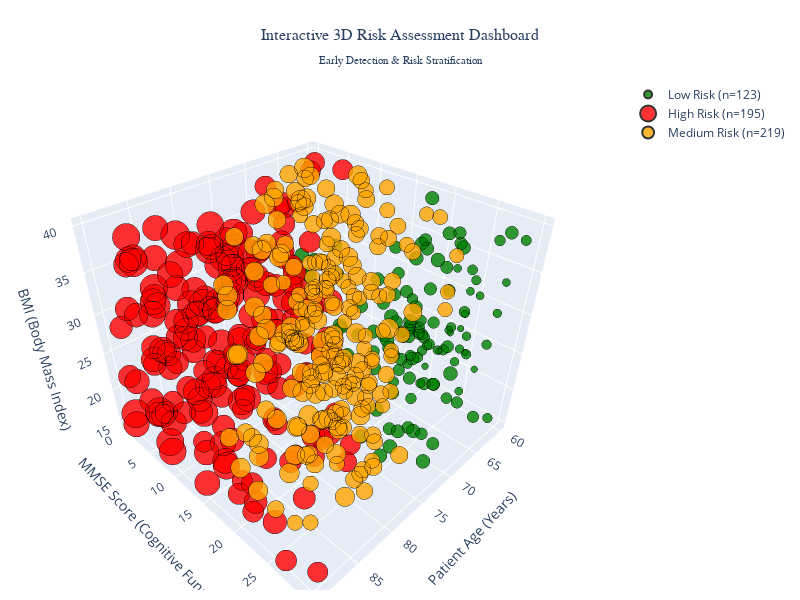
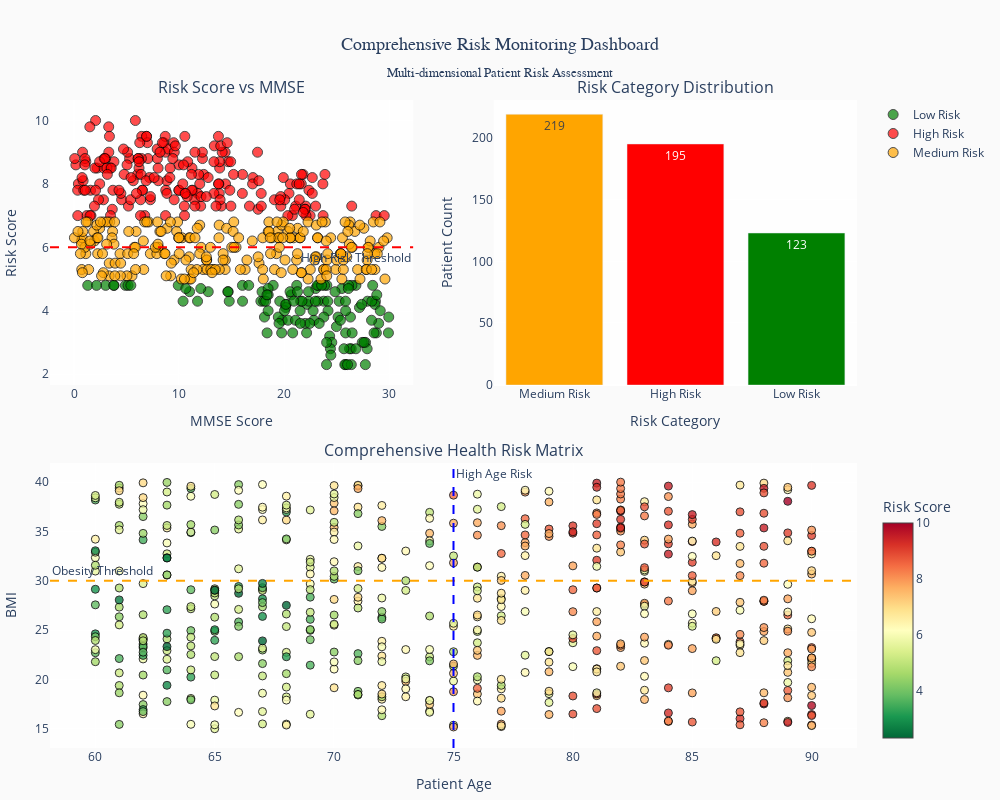

The cell these charts' notebook holds for them, in order:
### Markdown cell above
Plotly

### Code cell
# PLOTLY VISUALIZATIONS - Interactive Risk Monitoring Dashboard
print("PLOTLY INTERACTIVE RISK MONITORING DASHBOARD")
print("=" * 50)

import plotly.graph_objects as go
import plotly.express as px
from plotly.subplots import make_subplots
import plotly.colors as colors

# Visualization 1: Interactive 3D Risk Assessment Scatter Plot
print("Creating interactive 3D risk assessment visualization...")

# Create 3D scatter plot with multiple risk dimensions
fig1 = go.Figure()

# Add traces for each risk category with different colors and sizes
risk_categories = processed_df['Risk_Category'].unique()
risk_colors_plotly = {'Low Risk': 'green', 'Medium Risk': 'orange', 'High Risk': 'red'}

for risk_cat in risk_categories:
    subset = processed_df[processed_df['Risk_Category'] == risk_cat]
    
    fig1.add_trace(go.Scatter3d(
        x=subset['Patient_Age'],
        y=subset['MMSE'],
        z=subset['BMI'],
        mode='markers',
        marker=dict(
            size=subset['Risk_Score'] * 2,  # Size based on risk score
            color=risk_colors_plotly[risk_cat],
            opacity=0.8,
            line=dict(width=2, color='black')
        ),
        name=f'{risk_cat} (n={len(subset)})',
        text=[f'Patient Age: {age}<br>MMSE: {mmse}<br>BMI: {bmi}<br>Risk Score: {score}<br>Cholesterol: {chol}' 
              for age, mmse, bmi, score, chol in zip(
                  subset['Patient_Age'], subset['MMSE'], subset['BMI'], 
                  subset['Risk_Score'], subset['Cholesterol_Total'])],
        hovertemplate='<b>%{text}</b><br>Risk Category: ' + risk_cat + '<extra></extra>'
    ))

# Update layout for professional dashboard appearance
fig1.update_layout(
    title={
        'text': 'Interactive 3D Risk Assessment Dashboard<br><sub>Early Detection & Risk Stratification</sub>',
        'x': 0.5,
        'font': {'size': 16, 'family': 'Arial, sans-serif'}
    },
    scene=dict(
        xaxis_title='Patient Age (Years)',
        yaxis_title='MMSE Score (Cognitive Function)', 
        zaxis_title='BMI (Body Mass Index)',
        bgcolor='rgba(240,240,240,0.9)',
        xaxis=dict(gridcolor='white', gridwidth=2),
        yaxis=dict(gridcolor='white', gridwidth=2),
        zaxis=dict(gridcolor='white', gridwidth=2)
    ),
    width=800,
    height=600,
    margin=dict(r=20, b=10, l=10, t=80),
    paper_bgcolor='rgba(255,255,255,0.9)',
    plot_bgcolor='rgba(240,240,240,0.9)'
)

fig1.show()

# Visualization 2: Interactive Risk Monitoring Dashboard with Time-based Analysis
print("Creating comprehensive risk monitoring dashboard...")

# Create multi-panel dashboard
fig2 = make_subplots(
    rows=2, cols=2,
    specs=[[{"type": "scatter"}, {"type": "bar"}],
           [{"colspan": 2, "type": "scatter"}, None]],
    subplot_titles=('Risk Score vs MMSE', 'Risk Category Distribution', 
                   'Comprehensive Health Risk Matrix'),
    vertical_spacing=0.12,
    horizontal_spacing=0.1
)

# Panel 1: Risk Score vs MMSE with trend analysis
for risk_cat in risk_categories:
    subset = processed_df[processed_df['Risk_Category'] == risk_cat]
    fig2.add_trace(
        go.Scatter(
            x=subset['MMSE'],
            y=subset['Risk_Score'],
            mode='markers',
            marker=dict(
                size=10,
                color=risk_colors_plotly[risk_cat],
                opacity=0.7,
                line=dict(width=1, color='black')
            ),
            name=risk_cat,
            text=[f'Age: {age}<br>BMI: {bmi}<br>Functional: {func}' 
                  for age, bmi, func in zip(subset['Patient_Age'], subset['BMI'], 
                                          subset['Functional_Assessment'])],
            hovertemplate='<b>MMSE: %{x}</b><br>Risk Score: %{y}<br>%{text}<extra></extra>',
            showlegend=True
        ),
        row=1, col=1
    )

# Panel 2: Risk category distribution bar chart
risk_counts = processed_df['Risk_Category'].value_counts()
fig2.add_trace(
    go.Bar(
        x=risk_counts.index,
        y=risk_counts.values,
        marker_color=[risk_colors_plotly[cat] for cat in risk_counts.index],
        text=risk_counts.values,
        textposition='auto',
        name='Patient Count',
        showlegend=False
    ),
    row=1, col=2
)

# Panel 3: Comprehensive health matrix (Age vs BMI, colored by risk)
fig2.add_trace(
    go.Scatter(
        x=processed_df['Patient_Age'],
        y=processed_df['BMI'],
        mode='markers',
        marker=dict(
            size=8,
            color=processed_df['Risk_Score'],
            colorscale='RdYlGn_r',
            colorbar=dict(
                title="Risk Score",
                x=1.02,
                len=0.4,
                y=0.2
            ),
            opacity=0.8,
            line=dict(width=1, color='black')
        ),
        text=[f'MMSE: {mmse}<br>Cholesterol: {chol}<br>Functional: {func}<br>Risk Category: {cat}' 
              for mmse, chol, func, cat in zip(
                  processed_df['MMSE'], processed_df['Cholesterol_Total'], 
                  processed_df['Functional_Assessment'], processed_df['Risk_Category'])],
        hovertemplate='<b>Age: %{x}</b><br>BMI: %{y}<br>%{text}<extra></extra>',
        name='Health Matrix',
        showlegend=False
    ),
    row=2, col=1
)

# Add reference lines for clinical thresholds
# MMSE threshold line
fig2.add_hline(y=6, line_dash="dash", line_color="red", 
               annotation_text="High Risk Threshold", 
               annotation_position="bottom right", row=1, col=1)

# BMI threshold lines
fig2.add_hline(y=30, line_dash="dash", line_color="orange", 
               annotation_text="Obesity Threshold", 
               annotation_position="top left", row=2, col=1)
fig2.add_vline(x=75, line_dash="dash", line_color="blue", 
               annotation_text="High Age Risk", 
               annotation_position="top right", row=2, col=1)

# Update layout for dashboard appearance
fig2.update_layout(
    title={
        'text': 'Comprehensive Risk Monitoring Dashboard<br><sub>Multi-dimensional Patient Risk Assessment</sub>',
        'x': 0.5,
        'font': {'size': 18, 'family': 'Arial, sans-serif'}
    },
    width=1000,
    height=800,
    margin=dict(r=100, b=10, l=10, t=100),
    paper_bgcolor='rgba(250,250,250,0.95)',
    plot_bgcolor='rgba(255,255,255,0.9)'
)

# Update axes labels
fig2.update_xaxes(title_text="MMSE Score", row=1, col=1)
fig2.update_yaxes(title_text="Risk Score", row=1, col=1)
fig2.update_xaxes(title_text="Risk Category", row=1, col=2)
fig2.update_yaxes(title_text="Patient Count", row=1, col=2)
fig2.update_xaxes(title_text="Patient Age", row=2, col=1)
fig2.update_yaxes(title_text="BMI", row=2, col=1)

fig2.show()

# Display key dashboard metrics
print(f"\nInteractive Dashboard Key Metrics:")
print("=" * 45)
print(f"• Total Patients Monitored: {len(processed_df)}")
print(f"• High Risk Alerts: {len(processed_df[processed_df['Risk_Category'] == 'High Risk'])}")
print(f"• Early Detection Flags: {processed_df['Early_Detection_Flag'].sum()}")
print(f"• Average Risk Score: {processed_df['Risk_Score'].mean():.2f}")
print(f"• Patients Requiring Immediate Intervention: {len(processed_df[processed_df['Risk_Score'] >= 7])}")
print(f"• Cognitive Impairment Cases (MMSE < 18): {len(processed_df[processed_df['MMSE'] < 18])}")
print("=" * 50)

### Figure 1 — Plotly figure (JSON) as saved in the notebook; plotly's stock layout.template omitted (floating-point values rounded to 4 significant figures; data arrays with more than 128 entries replaced by an {"elided": "..."} marker saying what was removed)
{"data": [{"hovertemplate": "<b>%{text}</b><br>Risk Category: Low Risk<extra></extra>", "marker": {"color": "green", "line": {"color": "black", "width": 2}, "opacity": 0.8, "size": [9.6, 6.6, 7.6, 8.6, 7.4, 5.6, 8.0, 6.6, 6.4, 6.6, 8.6, 9.6, 9.2, 8.4, 4.6, 7.4, 9.4, 8.6, 9.6, 6.0, 6.0, 8.6, 8.6, 4.6, 9.6, 7.2, 7.2, 8.2, 8.6, 7.0, 8.6, 5.6, 8.6, 6.6, 9.6, 7.6, 9.6, 8.6, 6.6, 7.4, 8.0, 8.4, 7.4, 7.6, 7.2, 8.0, 9.4, 7.6, 7.6, 8.6, 9.6, 8.6, 9.6, 6.0, 9.6, 7.4, 9.6, 9.2, 9.6, 9.6, 7.6, 8.0, 9.4, 9.2, 9.2, 7.2, 8.6, 5.6, 8.6, 6.6, 9.0, 9.6, 9.0, 7.2, 9.4, 8.0, 9.6, 9.2, 8.2, 9.2, 8.6, 6.0, 8.0, 5.2, 5.6, 8.6, 8.4, 9.6, 5.6, 4.6, 8.6, 8.4, 8.6, 9.6, 9.6, 8.6, 7.4, 8.6, 9.2, 7.2, 4.6, 9.6, 8.6, 9.2, 9.6, 6.0, 4.6, 4.6, 9.0, 6.6, 9.6, 9.6, 9.4, 6.6, 9.0, 9.4, 8.0, 8.4, 9.2, 8.6, 5.6, 9.6, 6.6]}, "mode": "markers", "name": "Low Risk (n=123)", "text": ["Patient Age: 61<br>MMSE: 4.88<br>BMI: 29.27<br>Risk Score: 4.8<br>Cholesterol: 172.68", "Patient Age: 62<br>MMSE: 18.39<br>BMI: 23.59<br>Risk Score: 3.3<br>Cholesterol: 202.64", "Patient Age: 60<br>MMSE: 18.14<br>BMI: 22.71<br>Risk Score: 3.8<br>Cholesterol: 151.72", "Patient Age: 66<br>MMSE: 21.59<br>BMI: 37.74<br>Risk Score: 4.3<br>Cholesterol: 188.79", "Patient Age: 66<br>MMSE: 19.83<br>BMI: 25.83<br>Risk Score: 3.7<br>Cholesterol: 193.77", "Patient Age: 63<br>MMSE: 26.41<br>BMI: 19.41<br>Risk Score: 2.8<br>Cholesterol: 207.02", "Patient Age: 72<br>MMSE: 24.2<br>BMI: 26.3<br>Risk Score: 4.0<br>Cholesterol: 229.47", "Patient Age: 64<br>MMSE: 19.78<br>BMI: 20.24<br>Risk Score: 3.3<br>Cholesterol: 192.49", "Patient Age: 68<br>MMSE: 24.36<br>BMI: 22.3<br>Risk Score: 3.2<br>Cholesterol: 285.62", "Patient Age: 66<br>MMSE: 25.88<br>BMI: 29.42<br>Risk Score: 3.3<br>Cholesterol: 270.21", "Patient Age: 67<br>MMSE: 17.8<br>BMI: 29.15<br>Risk Score: 4.3<br>Cholesterol: 187.06", "Patient Age: 75<br>MMSE: 24.09<br>BMI: 22.81<br>Risk Score: 4.8<br>Cholesterol: 286.7", "Patient Age: 67<br>MMSE: 14.68<br>BMI: 27.36<br>Risk Score: 4.6<br>Cholesterol: 247.51", "Patient Age: 69<br>MMSE: 22.21<br>BMI: 24.98<br>Risk Score: 4.2<br>Cholesterol: 299.89", "Patient Age: 66<br>MMSE: 25.89<br>BMI: 28.73<br>Risk Score: 2.3<br>Cholesterol: 186.98", "Patient Age: 63<br>MMSE: 20.38<br>BMI: 20.97<br>Risk Score: 3.7<br>Cholesterol: 209.78", "Patient Age: 61<br>MMSE: 23.03<br>BMI: 35.6<br>Risk Score: 4.7<br>Cholesterol: 232.59", "Patient Age: 65<br>MMSE: 23.79<br>BMI: 35.14<br>Risk Score: 4.3<br>Cholesterol: 227.27", "Patient Age: 74<br>MMSE: 18.97<br>BMI: 26.43<br>Risk Score: 4.8<br>Cholesterol: 158.87", "Patient Age: 60<br>MMSE: 24.56<br>BMI: 24.62<br>Risk Score: 3.0<br>Cholesterol: 257.99", "Patient Age: 67<br>MMSE: 27.78<br>BMI: 28.17<br>Risk Score: 3.0<br>Cholesterol: 174.42", "Patient Age: 67<br>MMSE: 11.76<br>BMI: 22.98<br>Risk Score: 4.3<br>Cholesterol: 201.35", "Patient Age: 66<br>MMSE: 25.26<br>BMI: 39.74<br>Risk Score: 4.3<br>Cholesterol: 272.93", "Patient Age: 62<br>MMSE: 25.8<br>BMI: 24.04<br>Risk Score: 2.3<br>Cholesterol: 174.64", "Patient Age: 64<br>MMSE: 16.04<br>BMI: 22.53<br>Risk Score: 4.8<br>Cholesterol: 293.22", "Patient Age: 69<br>MMSE: 22.02<br>BMI: 28.34<br>Risk Score: 3.6<br>Cholesterol: 268.68", "Patient Age: 60<br>MMSE: 29.03<br>BMI: 38.18<br>Risk Score: 3.6<br>Cholesterol: 241.42", "Patient Age: 71<br>MMSE: 27.2<br>BMI: 18.8<br>Risk Score: 4.1<br>Cholesterol: 267.77", "Patient Age: 66<br>MMSE: 18.07<br>BMI: 35.65<br>Risk Score: 4.3<br>Cholesterol: 228.27", "Patient Age: 62<br>MMSE: 25.0<br>BMI: 34.15<br>Risk Score: 3.5<br>Cholesterol: 251.58", "Patient Age: 62<br>MMSE: 22.36<br>BMI: 17.46<br>Risk Score: 4.3<br>Cholesterol: 167.56", "Patient Age: 64<br>MMSE: 24.43<br>BMI: 34.88<br>Risk Score: 2.8<br>Cholesterol: 222.51", "Patient Age: 69<br>MMSE: 16.05<br>BMI: 25.06<br>Risk Score: 4.3<br>Cholesterol: 167.4", "Patient Age: 62<br>MMSE: 29.96<br>BMI: 16.95<br>Risk Score: 3.3<br>Cholesterol: 215.41", "Patient Age: 68<br>MMSE: 5.13<br>BMI: 26.63<br>Risk Score: 4.8<br>Cholesterol: 172.5", "Patient Age: 70<br>MMSE: 25.16<br>BMI: 30.17<br>Risk Score: 3.8<br>Cholesterol: 183.83", "Patient Age: 72<br>MMSE: 28.46<br>BMI: 16.33<br>Risk Score: 4.8<br>Cholesterol: 286.88", "Patient Age: 72<br>MMSE: 24.17<br>BMI: 35.5<br>Risk Score: 4.3<br>Cholesterol: 202.23", "Patient Age: 62<br>MMSE: 20.83<br>BMI: 22.44<br>Risk Score: 3.3<br>Cholesterol: 214.44", "Patient Age: 67<br>MMSE: 22.86<br>BMI: 29.3<br>Risk Score: 3.7<br>Cholesterol: 214.99", "Patient Age: 64<br>MMSE: 21.54<br>BMI: 24.95<br>Risk Score: 4.0<br>Cholesterol: 275.93", "Patient Age: 65<br>MMSE: 20.21<br>BMI: 24.88<br>Risk Score: 4.2<br>Cholesterol: 297.73", "Patient Age: 64<br>MMSE: 28.35<br>BMI: 39.35<br>Risk Score: 3.7<br>Cholesterol: 214.93", "Patient Age: 64<br>MMSE: 19.46<br>BMI: 29.09<br>Risk Score: 3.8<br>Cholesterol: 150.19", "Patient Age: 61<br>MMSE: 22.46<br>BMI: 22.12<br>Risk Score: 3.6<br>Cholesterol: 260.63", "Patient Age: 67<br>MMSE: 22.78<br>BMI: 27.79<br>Risk Score: 4.0<br>Cholesterol: 175.64", "Patient Age: 79<br>MMSE: 25.52<br>BMI: 22.83<br>Risk Score: 4.7<br>Cholesterol: 209.22", "Patient Age: 60<br>MMSE: 23.8<br>BMI: 27.56<br>Risk Score: 3.8<br>Cholesterol: 284.83", "Patient Age: 74<br>MMSE: 26.34<br>BMI: 33.78<br>Risk Score: 3.8<br>Cholesterol: 235.27", "Patient Age: 71<br>MMSE: 28.72<br>BMI: 18.43<br>Risk Score: 4.3<br>Cholesterol: 189.98", "Patient Age: 65<br>MMSE: 3.0<br>BMI: 28.76<br>Risk Score: 4.8<br>Cholesterol: 200.67", "Patient Age: 70<br>MMSE: 19.6<br>BMI: 22.78<br>Risk Score: 4.3<br>Cholesterol: 166.68", "Patient Age: 61<br>MMSE: 23.87<br>BMI: 19.39<br>Risk Score: 4.8<br>Cholesterol: 275.14", "Patient Age: 65<br>MMSE: 24.07<br>BMI: 25.04<br>Risk Score: 3.0<br>Cholesterol: 277.64", "Patient Age: 60<br>MMSE: 16.64<br>BMI: 31.57<br>Risk Score: 4.8<br>Cholesterol: 195.47", "Patient Age: 71<br>MMSE: 25.38<br>BMI: 22.62<br>Risk Score: 3.7<br>Cholesterol: 203.41", "Patient Age: 63<br>MMSE: 5.4<br>BMI: 24.11<br>Risk Score: 4.8<br>Cholesterol: 235.09", "Patient Age: 62<br>MMSE: 17.91<br>BMI: 23.2<br>Risk Score: 4.6<br>Cholesterol: 267.36", "Patient Age: 76<br>MMSE: 26.86<br>BMI: 20.28<br>Risk Score: 4.8<br>Cholesterol: 154.31", "Patient Age: 66<br>MMSE: 23.28<br>BMI: 36.16<br>Risk Score: 4.8<br>Cholesterol: 152.72", "Patient Age: 72<br>MMSE: 29.99<br>BMI: 26.12<br>Risk Score: 3.8<br>Cholesterol: 152.54", "Patient Age: 62<br>MMSE: 25.88<br>BMI: 16.75<br>Risk Score: 4.0<br>Cholesterol: 263.38", "Patient Age: 61<br>MMSE: 18.49<br>BMI: 39.67<br>Risk Score: 4.7<br>Cholesterol: 183.24", "Patient Age: 62<br>MMSE: 12.78<br>BMI: 20.45<br>Risk Score: 4.6<br>Cholesterol: 266.68", "Patient Age: 60<br>MMSE: 14.65<br>BMI: 21.8<br>Risk Score: 4.6<br>Cholesterol: 279.68", "Patient Age: 69<br>MMSE: 23.36<br>BMI: 26.09<br>Risk Score: 3.6<br>Cholesterol: 267.56", "Patient Age: 63<br>MMSE: 21.72<br>BMI: 17.76<br>Risk Score: 4.3<br>Cholesterol: 231.55", "Patient Age: 60<br>MMSE: 27.93<br>BMI: 33.04<br>Risk Score: 2.8<br>Cholesterol: 214.57", "Patient Age: 71<br>MMSE: 27.96<br>BMI: 36.8<br>Risk Score: 4.3<br>Cholesterol: 186.43", "Patient Age: 68<br>MMSE: 28.81<br>BMI: 36.96<br>Risk Score: 3.3<br>Cholesterol: 238.03", "Patient Age: 65<br>MMSE: 20.7<br>BMI: 29.05<br>Risk Score: 4.5<br>Cholesterol: 150.44", "Patient Age: 70<br>MMSE: 21.22<br>BMI: 30.44<br>Risk Score: 4.8<br>Cholesterol: 200.07", "Patient Age: 62<br>MMSE: 18.5<br>BMI: 34.8<br>Risk Score: 4.5<br>Cholesterol: 271.43", "Patient Age: 62<br>MMSE: 19.53<br>BMI: 23.36<br>Risk Score: 3.6<br>Cholesterol: 278.91", "Patient Age: 61<br>MMSE: 12.07<br>BMI: 27.33<br>Risk Score: 4.7<br>Cholesterol: 226.95", "Patient Age: 69<br>MMSE: 18.49<br>BMI: 24.03<br>Risk Score: 4.0<br>Cholesterol: 237.87", "Patient Age: 77<br>MMSE: 26.48<br>BMI: 19.41<br>Risk Score: 4.8<br>Cholesterol: 223.03", "Patient Age: 72<br>MMSE: 24.87<br>BMI: 18.25<br>Risk Score: 4.6<br>Cholesterol: 244.63", "Patient Age: 68<br>MMSE: 20.17<br>BMI: 34.24<br>Risk Score: 4.1<br>Cholesterol: 261.48", "Patient Age: 68<br>MMSE: 11.0<br>BMI: 20.59<br>Risk Score: 4.6<br>Cholesterol: 265.88", "Patient Age: 67<br>MMSE: 10.38<br>BMI: 21.61<br>Risk Score: 4.3<br>Cholesterol: 165.66", "Patient Age: 67<br>MMSE: 27.46<br>BMI: 26.39<br>Risk Score: 3.0<br>Cholesterol: 176.48", "Patient Age: 60<br>MMSE: 20.05<br>BMI: 24.33<br>Risk Score: 4.0<br>Cholesterol: 172.44", "Patient Age: 61<br>MMSE: 24.47<br>BMI: 28.06<br>Risk Score: 2.6<br>Cholesterol: 270.94", "Patient Age: 67<br>MMSE: 26.25<br>BMI: 29.73<br>Risk Score: 2.8<br>Cholesterol: 152.97", "Patient Age: 61<br>MMSE: 18.25<br>BMI: 15.45<br>Risk Score: 4.3<br>Cholesterol: 237.25", "Patient Age: 71<br>MMSE: 28.68<br>BMI: 31.02<br>Risk Score: 4.2<br>Cholesterol: 177.94", "Patient Age: 62<br>MMSE: 1.29<br>BMI: 23.92<br>Risk Score: 4.8<br>Cholesterol: 219.94", "Patient Age: 63<br>MMSE: 25.72<br>BMI: 32.33<br>Risk Score: 2.8<br>Cholesterol: 199.7", "Patient Age: 65<br>MMSE: 26.42<br>BMI: 29.03<br>Risk Score: 2.3<br>Cholesterol: 162.7", "Patient Age: 72<br>MMSE: 28.38<br>BMI: 26.88<br>Risk Score: 4.3<br>Cholesterol: 279.4", "Patient Age: 66<br>MMSE: 20.17<br>BMI: 25.38<br>Risk Score: 4.2<br>Cholesterol: 151.14", "Patient Age: 75<br>MMSE: 25.87<br>BMI: 21.35<br>Risk Score: 4.3<br>Cholesterol: 173.81", "Patient Age: 62<br>MMSE: 2.13<br>BMI: 26.56<br>Risk Score: 4.8<br>Cholesterol: 226.84", "Patient Age: 60<br>MMSE: 3.8<br>BMI: 23.95<br>Risk Score: 4.8<br>Cholesterol: 191.64", "Patient Age: 62<br>MMSE: 23.22<br>BMI: 36.5<br>Risk Score: 4.3<br>Cholesterol: 235.71", "Patient Age: 62<br>MMSE: 21.1<br>BMI: 22.76<br>Risk Score: 3.7<br>Cholesterol: 211.95", "Patient Age: 61<br>MMSE: 14.78<br>BMI: 26.35<br>Risk Score: 4.3<br>Cholesterol: 189.0", "Patient Age: 64<br>MMSE: 20.58<br>BMI: 35.69<br>Risk Score: 4.6<br>Cholesterol: 277.0", "Patient Age: 69<br>MMSE: 21.56<br>BMI: 21.45<br>Risk Score: 3.6<br>Cholesterol: 257.83", "Patient Age: 68<br>MMSE: 26.06<br>BMI: 27.51<br>Risk Score: 2.3<br>Cholesterol: 173.75", "Patient Age: 65<br>MMSE: 3.77<br>BMI: 26.31<br>Risk Score: 4.8<br>Cholesterol: 197.73", "Patient Age: 63<br>MMSE: 20.94<br>BMI: 30.6<br>Risk Score: 4.3<br>Cholesterol: 281.84", "Patient Age: 70<br>MMSE: 21.29<br>BMI: 26.53<br>Risk Score: 4.6<br>Cholesterol: 269.9", "Patient Age: 76<br>MMSE: 26.16<br>BMI: 31.37<br>Risk Score: 4.8<br>Cholesterol: 234.35", "Patient Age: 60<br>MMSE: 27.64<br>BMI: 29.14<br>Risk Score: 3.0<br>Cholesterol: 168.5", "Patient Age: 63<br>MMSE: 27.76<br>BMI: 23.33<br>Risk Score: 2.3<br>Cholesterol: 227.35", "Patient Age: 67<br>MMSE: 24.06<br>BMI: 23.91<br>Risk Score: 2.3<br>Cholesterol: 171.98", "Patient Age: 61<br>MMSE: 18.38<br>BMI: 18.65<br>Risk Score: 4.5<br>Cholesterol: 248.1", "Patient Age: 63<br>MMSE: 28.59<br>BMI: 27.07<br>Risk Score: 3.3<br>Cholesterol: 254.87", "Patient Age: 73<br>MMSE: 23.17<br>BMI: 30.01<br>Risk Score: 4.8<br>Cholesterol: 203.18", "Patient Age: 66<br>MMSE: 9.92<br>BMI: 29.19<br>Risk Score: 4.8<br>Cholesterol: 236.9", "Patient Age: 71<br>MMSE: 26.14<br>BMI: 18.49<br>Risk Score: 4.7<br>Cholesterol: 190.07", "Patient Age: 63<br>MMSE: 26.5<br>BMI: 24.69<br>Risk Score: 3.3<br>Cholesterol: 262.64", "Patient Age: 63<br>MMSE: 28.85<br>BMI: 39.96<br>Risk Score: 4.5<br>Cholesterol: 157.7", "Patient Age: 66<br>MMSE: 10.64<br>BMI: 22.31<br>Risk Score: 4.7<br>Cholesterol: 192.21", "Patient Age: 64<br>MMSE: 29.18<br>BMI: 17.94<br>Risk Score: 4.0<br>Cholesterol: 218.69", "Patient Age: 74<br>MMSE: 27.41<br>BMI: 21.89<br>Risk Score: 4.2<br>Cholesterol: 291.99", "Patient Age: 63<br>MMSE: 22.34<br>BMI: 37.66<br>Risk Score: 4.6<br>Cholesterol: 251.35", "Patient Age: 71<br>MMSE: 22.99<br>BMI: 21.91<br>Risk Score: 4.3<br>Cholesterol: 168.98", "Patient Age: 63<br>MMSE: 26.86<br>BMI: 32.3<br>Risk Score: 2.8<br>Cholesterol: 196.85", "Patient Age: 70<br>MMSE: 23.59<br>BMI: 31.0<br>Risk Score: 4.8<br>Cholesterol: 195.33", "Patient Age: 65<br>MMSE: 22.16<br>BMI: 23.97<br>Risk Score: 3.3<br>Cholesterol: 194.89"], "type": "scatter3d", "x": [61, 62, 60, 66, 66, 63, 72, 64, 68, 66, 67, 75, 67, 69, 66, 63, 61, 65, 74, 60, 67, 67, 66, 62, 64, 69, 60, 71, 66, 62, 62, 64, 69, 62, 68, 70, 72, 72, 62, 67, 64, 65, 64, 64, 61, 67, 79, 60, 74, 71, 65, 70, 61, 65, 60, 71, 63, 62, 76, 66, 72, 62, 61, 62, 60, 69, 63, 60, 71, 68, 65, 70, 62, 62, 61, 69, 77, 72, 68, 68, 67, 67, 60, 61, 67, 61, 71, 62, 63, 65, 72, 66, 75, 62, 60, 62, 62, 61, 64, 69, 68, 65, 63, 70, 76, 60, 63, 67, 61, 63, 73, 66, 71, 63, 63, 66, 64, 74, 63, 71, 63, 70, 65], "y": [4.88, 18.39, 18.14, 21.59, 19.83, 26.41, 24.2, 19.78, 24.36, 25.88, 17.8, 24.09, 14.68, 22.21, 25.89, 20.38, 23.03, 23.79, 18.97, 24.56, 27.78, 11.76, 25.26, 25.8, 16.04, 22.02, 29.03, 27.2, 18.07, 25.0, 22.36, 24.43, 16.05, 29.96, 5.13, 25.16, 28.46, 24.17, 20.83, 22.86, 21.54, 20.21, 28.35, 19.46, 22.46, 22.78, 25.52, 23.8, 26.34, 28.72, 3.0, 19.6, 23.87, 24.07, 16.64, 25.38, 5.4, 17.91, 26.86, 23.28, 29.99, 25.88, 18.49, 12.78, 14.65, 23.36, 21.72, 27.93, 27.96, 28.81, 20.7, 21.22, 18.5, 19.53, 12.07, 18.49, 26.48, 24.87, 20.17, 11.0, 10.38, 27.46, 20.05, 24.47, 26.25, 18.25, 28.68, 1.29, 25.72, 26.42, 28.38, 20.17, 25.87, 2.13, 3.8, 23.22, 21.1, 14.78, 20.58, 21.56, 26.06, 3.77, 20.94, 21.29, 26.16, 27.64, 27.76, 24.06, 18.38, 28.59, 23.17, 9.92, 26.14, 26.5, 28.85, 10.64, 29.18, 27.41, 22.34, 22.99, 26.86, 23.59, 22.16], "z": [29.27, 23.59, 22.71, 37.74, 25.83, 19.41, 26.3, 20.24, 22.3, 29.42, 29.15, 22.81, 27.36, 24.98, 28.73, 20.97, 35.6, 35.14, 26.43, 24.62, 28.17, 22.98, 39.74, 24.04, 22.53, 28.34, 38.18, 18.8, 35.65, 34.15, 17.46, 34.88, 25.06, 16.95, 26.63, 30.17, 16.33, 35.5, 22.44, 29.3, 24.95, 24.88, 39.35, 29.09, 22.12, 27.79, 22.83, 27.56, 33.78, 18.43, 28.76, 22.78, 19.39, 25.04, 31.57, 22.62, 24.11, 23.2, 20.28, 36.16, 26.12, 16.75, 39.67, 20.45, 21.8, 26.09, 17.76, 33.04, 36.8, 36.96, 29.05, 30.44, 34.8, 23.36, 27.33, 24.03, 19.41, 18.25, 34.24, 20.59, 21.61, 26.39, 24.33, 28.06, 29.73, 15.45, 31.02, 23.92, 32.33, 29.03, 26.88, 25.38, 21.35, 26.56, 23.95, 36.5, 22.76, 26.35, 35.69, 21.45, 27.51, 26.31, 30.6, 26.53, 31.37, 29.14, 23.33, 23.91, 18.65, 27.07, 30.01, 29.19, 18.49, 24.69, 39.96, 22.31, 17.94, 21.89, 37.66, 21.91, 32.3, 31.0, 23.97]}, {"hovertemplate": "<b>%{text}</b><br>Risk Category: High Risk<extra></extra>", "marker": {"color": "red", "line": {"color": "black", "width": 2}, "opacity": 0.8, "size": {"elided": "195 float values"}}, "mode": "markers", "name": "High Risk (n=195)", "text": {"elided": "195 str values"}, "type": "scatter3d", "x": {"elided": "195 int values"}, "y": {"elided": "195 float values"}, "z": {"elided": "195 float values"}}, {"hovertemplate": "<b>%{text}</b><br>Risk Category: Medium Risk<extra></extra>", "marker": {"color": "orange", "line": {"color": "black", "width": 2}, "opacity": 0.8, "size": {"elided": "219 float values"}}, "mode": "markers", "name": "Medium Risk (n=219)", "text": {"elided": "219 str values"}, "type": "scatter3d", "x": {"elided": "219 int values"}, "y": {"elided": "219 float values"}, "z": {"elided": "219 float values"}}], "layout": {"height": 600, "margin": {"b": 10, "l": 10, "r": 20, "t": 80}, "paper_bgcolor": "rgba(255,255,255,0.9)", "plot_bgcolor": "rgba(240,240,240,0.9)", "scene": {"bgcolor": "rgba(240,240,240,0.9)", "xaxis": {"gridcolor": "white", "gridwidth": 2, "title": {"text": "Patient Age (Years)"}}, "yaxis": {"gridcolor": "white", "gridwidth": 2, "title": {"text": "MMSE Score (Cognitive Function)"}}, "zaxis": {"gridcolor": "white", "gridwidth": 2, "title": {"text": "BMI (Body Mass Index)"}}}, "title": {"font": {"family": "Arial, sans-serif", "size": 16}, "text": "Interactive 3D Risk Assessment Dashboard<br><sub>Early Detection & Risk Stratification</sub>", "x": 0.5}, "width": 800}}

### Figure 2 — Plotly figure (JSON) as saved in the notebook; plotly's stock layout.template omitted (floating-point values rounded to 4 significant figures; data arrays with more than 128 entries replaced by an {"elided": "..."} marker saying what was removed)
{"data": [{"hovertemplate": "<b>MMSE: %{x}</b><br>Risk Score: %{y}<br>%{text}<extra></extra>", "marker": {"color": "green", "line": {"color": "black", "width": 1}, "opacity": 0.7, "size": 10}, "mode": "markers", "name": "Low Risk", "showlegend": true, "text": ["Age: 61<br>BMI: 29.27<br>Functional: 8", "Age: 62<br>BMI: 23.59<br>Functional: 5", "Age: 60<br>BMI: 22.71<br>Functional: 5", "Age: 66<br>BMI: 37.74<br>Functional: 9", "Age: 66<br>BMI: 25.83<br>Functional: 4", "Age: 63<br>BMI: 19.41<br>Functional: 9", "Age: 72<br>BMI: 26.3<br>Functional: 0", "Age: 64<br>BMI: 20.24<br>Functional: 7", "Age: 68<br>BMI: 22.3<br>Functional: 4", "Age: 66<br>BMI: 29.42<br>Functional: 0", "Age: 67<br>BMI: 29.15<br>Functional: 9", "Age: 75<br>BMI: 22.81<br>Functional: 7", "Age: 67<br>BMI: 27.36<br>Functional: 6", "Age: 69<br>BMI: 24.98<br>Functional: 4", "Age: 66<br>BMI: 28.73<br>Functional: 8", "Age: 63<br>BMI: 20.97<br>Functional: 3", "Age: 61<br>BMI: 35.6<br>Functional: 3", "Age: 65<br>BMI: 35.14<br>Functional: 6", "Age: 74<br>BMI: 26.43<br>Functional: 5", "Age: 60<br>BMI: 24.62<br>Functional: 4", "Age: 67<br>BMI: 28.17<br>Functional: 0", "Age: 67<br>BMI: 22.98<br>Functional: 9", "Age: 66<br>BMI: 39.74<br>Functional: 0", "Age: 62<br>BMI: 24.04<br>Functional: 9", "Age: 64<br>BMI: 22.53<br>Functional: 6", "Age: 69<br>BMI: 28.34<br>Functional: 5", "Age: 60<br>BMI: 38.18<br>Functional: 8", "Age: 71<br>BMI: 18.8<br>Functional: 6", "Age: 66<br>BMI: 35.65<br>Functional: 7", "Age: 62<br>BMI: 34.15<br>Functional: 3", "Age: 62<br>BMI: 17.46<br>Functional: 5", "Age: 64<br>BMI: 34.88<br>Functional: 5", "Age: 69<br>BMI: 25.06<br>Functional: 6", "Age: 62<br>BMI: 16.95<br>Functional: 6", "Age: 68<br>BMI: 26.63<br>Functional: 7", "Age: 70<br>BMI: 30.17<br>Functional: 5", "Age: 72<br>BMI: 16.33<br>Functional: 8", "Age: 72<br>BMI: 35.5<br>Functional: 6", "Age: 62<br>BMI: 22.44<br>Functional: 9", "Age: 67<br>BMI: 29.3<br>Functional: 4", "Age: 64<br>BMI: 24.95<br>Functional: 4", "Age: 65<br>BMI: 24.88<br>Functional: 4", "Age: 64<br>BMI: 39.35<br>Functional: 3", "Age: 64<br>BMI: 29.09<br>Functional: 7", "Age: 61<br>BMI: 22.12<br>Functional: 9", "Age: 67<br>BMI: 27.79<br>Functional: 0", "Age: 79<br>BMI: 22.83<br>Functional: 3", "Age: 60<br>BMI: 27.56<br>Functional: 9", "Age: 74<br>BMI: 33.78<br>Functional: 8", "Age: 71<br>BMI: 18.43<br>Functional: 6", "Age: 65<br>BMI: 28.76<br>Functional: 5", "Age: 70<br>BMI: 22.78<br>Functional: 7", "Age: 61<br>BMI: 19.39<br>Functional: 0", "Age: 65<br>BMI: 25.04<br>Functional: 3", "Age: 60<br>BMI: 31.57<br>Functional: 6", "Age: 71<br>BMI: 22.62<br>Functional: 4", "Age: 63<br>BMI: 24.11<br>Functional: 7", "Age: 62<br>BMI: 23.2<br>Functional: 9", "Age: 76<br>BMI: 20.28<br>Functional: 9", "Age: 66<br>BMI: 36.16<br>Functional: 8", "Age: 72<br>BMI: 26.12<br>Functional: 8", "Age: 62<br>BMI: 16.75<br>Functional: 4", "Age: 61<br>BMI: 39.67<br>Functional: 4", "Age: 62<br>BMI: 20.45<br>Functional: 6", "Age: 60<br>BMI: 21.8<br>Functional: 5", "Age: 69<br>BMI: 26.09<br>Functional: 8", "Age: 63<br>BMI: 17.76<br>Functional: 8", "Age: 60<br>BMI: 33.04<br>Functional: 5", "Age: 71<br>BMI: 36.8<br>Functional: 6", "Age: 68<br>BMI: 36.96<br>Functional: 8", "Age: 65<br>BMI: 29.05<br>Functional: 1", "Age: 70<br>BMI: 30.44<br>Functional: 8", "Age: 62<br>BMI: 34.8<br>Functional: 3", "Age: 62<br>BMI: 23.36<br>Functional: 5", "Age: 61<br>BMI: 27.33<br>Functional: 3", "Age: 69<br>BMI: 24.03<br>Functional: 2", "Age: 77<br>BMI: 19.41<br>Functional: 6", "Age: 72<br>BMI: 18.25<br>Functional: 7", "Age: 68<br>BMI: 34.24<br>Functional: 7", "Age: 68<br>BMI: 20.59<br>Functional: 8", "Age: 67<br>BMI: 21.61<br>Functional: 6", "Age: 67<br>BMI: 26.39<br>Functional: 0", "Age: 60<br>BMI: 24.33<br>Functional: 0", "Age: 61<br>BMI: 28.06<br>Functional: 5", "Age: 67<br>BMI: 29.73<br>Functional: 6", "Age: 61<br>BMI: 15.45<br>Functional: 7", "Age: 71<br>BMI: 31.02<br>Functional: 4", "Age: 62<br>BMI: 23.92<br>Functional: 9", "Age: 63<br>BMI: 32.33<br>Functional: 6", "Age: 65<br>BMI: 29.03<br>Functional: 9", "Age: 72<br>BMI: 26.88<br>Functional: 0", "Age: 66<br>BMI: 25.38<br>Functional: 3", "Age: 75<br>BMI: 21.35<br>Functional: 7", "Age: 62<br>BMI: 26.56<br>Functional: 8", "Age: 60<br>BMI: 23.95<br>Functional: 9", "Age: 62<br>BMI: 36.5<br>Functional: 5", "Age: 62<br>BMI: 22.76<br>Functional: 3", "Age: 61<br>BMI: 26.35<br>Functional: 9", "Age: 64<br>BMI: 35.69<br>Functional: 6", "Age: 69<br>BMI: 21.45<br>Functional: 9", "Age: 68<br>BMI: 27.51<br>Functional: 7", "Age: 65<br>BMI: 26.31<br>Functional: 7", "Age: 63<br>BMI: 30.6<br>Functional: 6", "Age: 70<br>BMI: 26.53<br>Functional: 5", "Age: 76<br>BMI: 31.37<br>Functional: 7", "Age: 60<br>BMI: 29.14<br>Functional: 1", "Age: 63<br>BMI: 23.33<br>Functional: 8", "Age: 67<br>BMI: 23.91<br>Functional: 9", "Age: 61<br>BMI: 18.65<br>Functional: 4", "Age: 63<br>BMI: 27.07<br>Functional: 1", "Age: 73<br>BMI: 30.01<br>Functional: 8", "Age: 66<br>BMI: 29.19<br>Functional: 7", "Age: 71<br>BMI: 18.49<br>Functional: 4", "Age: 63<br>BMI: 24.69<br>Functional: 1", "Age: 63<br>BMI: 39.96<br>Functional: 0", "Age: 66<br>BMI: 22.31<br>Functional: 3", "Age: 64<br>BMI: 17.94<br>Functional: 1", "Age: 74<br>BMI: 21.89<br>Functional: 3", "Age: 63<br>BMI: 37.66<br>Functional: 8", "Age: 71<br>BMI: 21.91<br>Functional: 8", "Age: 63<br>BMI: 32.3<br>Functional: 9", "Age: 70<br>BMI: 31.0<br>Functional: 6", "Age: 65<br>BMI: 23.97<br>Functional: 6"], "type": "scatter", "x": [4.88, 18.39, 18.14, 21.59, 19.83, 26.41, 24.2, 19.78, 24.36, 25.88, 17.8, 24.09, 14.68, 22.21, 25.89, 20.38, 23.03, 23.79, 18.97, 24.56, 27.78, 11.76, 25.26, 25.8, 16.04, 22.02, 29.03, 27.2, 18.07, 25.0, 22.36, 24.43, 16.05, 29.96, 5.13, 25.16, 28.46, 24.17, 20.83, 22.86, 21.54, 20.21, 28.35, 19.46, 22.46, 22.78, 25.52, 23.8, 26.34, 28.72, 3.0, 19.6, 23.87, 24.07, 16.64, 25.38, 5.4, 17.91, 26.86, 23.28, 29.99, 25.88, 18.49, 12.78, 14.65, 23.36, 21.72, 27.93, 27.96, 28.81, 20.7, 21.22, 18.5, 19.53, 12.07, 18.49, 26.48, 24.87, 20.17, 11.0, 10.38, 27.46, 20.05, 24.47, 26.25, 18.25, 28.68, 1.29, 25.72, 26.42, 28.38, 20.17, 25.87, 2.13, 3.8, 23.22, 21.1, 14.78, 20.58, 21.56, 26.06, 3.77, 20.94, 21.29, 26.16, 27.64, 27.76, 24.06, 18.38, 28.59, 23.17, 9.92, 26.14, 26.5, 28.85, 10.64, 29.18, 27.41, 22.34, 22.99, 26.86, 23.59, 22.16], "xaxis": "x", "y": [4.8, 3.3, 3.8, 4.3, 3.7, 2.8, 4.0, 3.3, 3.2, 3.3, 4.3, 4.8, 4.6, 4.2, 2.3, 3.7, 4.7, 4.3, 4.8, 3.0, 3.0, 4.3, 4.3, 2.3, 4.8, 3.6, 3.6, 4.1, 4.3, 3.5, 4.3, 2.8, 4.3, 3.3, 4.8, 3.8, 4.8, 4.3, 3.3, 3.7, 4.0, 4.2, 3.7, 3.8, 3.6, 4.0, 4.7, 3.8, 3.8, 4.3, 4.8, 4.3, 4.8, 3.0, 4.8, 3.7, 4.8, 4.6, 4.8, 4.8, 3.8, 4.0, 4.7, 4.6, 4.6, 3.6, 4.3, 2.8, 4.3, 3.3, 4.5, 4.8, 4.5, 3.6, 4.7, 4.0, 4.8, 4.6, 4.1, 4.6, 4.3, 3.0, 4.0, 2.6, 2.8, 4.3, 4.2, 4.8, 2.8, 2.3, 4.3, 4.2, 4.3, 4.8, 4.8, 4.3, 3.7, 4.3, 4.6, 3.6, 2.3, 4.8, 4.3, 4.6, 4.8, 3.0, 2.3, 2.3, 4.5, 3.3, 4.8, 4.8, 4.7, 3.3, 4.5, 4.7, 4.0, 4.2, 4.6, 4.3, 2.8, 4.8, 3.3], "yaxis": "y"}, {"hovertemplate": "<b>MMSE: %{x}</b><br>Risk Score: %{y}<br>%{text}<extra></extra>", "marker": {"color": "red", "line": {"color": "black", "width": 1}, "opacity": 0.7, "size": 10}, "mode": "markers", "name": "High Risk", "showlegend": true, "text": {"elided": "195 str values"}, "type": "scatter", "x": {"elided": "195 float values"}, "xaxis": "x", "y": {"elided": "195 float values"}, "yaxis": "y"}, {"hovertemplate": "<b>MMSE: %{x}</b><br>Risk Score: %{y}<br>%{text}<extra></extra>", "marker": {"color": "orange", "line": {"color": "black", "width": 1}, "opacity": 0.7, "size": 10}, "mode": "markers", "name": "Medium Risk", "showlegend": true, "text": {"elided": "219 str values"}, "type": "scatter", "x": {"elided": "219 float values"}, "xaxis": "x", "y": {"elided": "219 float values"}, "yaxis": "y"}, {"marker": {"color": ["orange", "red", "green"]}, "name": "Patient Count", "showlegend": false, "text": [219.0, 195.0, 123.0], "textposition": "auto", "type": "bar", "x": ["Medium Risk", "High Risk", "Low Risk"], "xaxis": "x2", "y": [219, 195, 123], "yaxis": "y2"}, {"hovertemplate": "<b>Age: %{x}</b><br>BMI: %{y}<br>%{text}<extra></extra>", "marker": {"color": {"elided": "537 float values"}, "colorbar": {"len": 0.4, "title": {"text": "Risk Score"}, "x": 1.02, "y": 0.2}, "colorscale": [[0, "rgb(0,104,55)"], [0.1, "rgb(26,152,80)"], [0.2, "rgb(102,189,99)"], [0.3, "rgb(166,217,106)"], [0.4, "rgb(217,239,139)"], [0.5, "rgb(255,255,191)"], [0.6, "rgb(254,224,139)"], [0.7, "rgb(253,174,97)"], [0.8, "rgb(244,109,67)"], [0.9, "rgb(215,48,39)"], [1, "rgb(165,0,38)"]], "line": {"color": "black", "width": 1}, "opacity": 0.8, "size": 8}, "mode": "markers", "name": "Health Matrix", "showlegend": false, "text": {"elided": "537 str values"}, "type": "scatter", "x": {"elided": "537 int values"}, "xaxis": "x3", "y": {"elided": "537 float values"}, "yaxis": "y3"}], "layout": {"annotations": [{"font": {"size": 16}, "showarrow": false, "text": "Risk Score vs MMSE", "x": 0.225, "xanchor": "center", "xref": "paper", "y": 1, "yanchor": "bottom", "yref": "paper"}, {"font": {"size": 16}, "showarrow": false, "text": "Risk Category Distribution", "x": 0.775, "xanchor": "center", "xref": "paper", "y": 1, "yanchor": "bottom", "yref": "paper"}, {"font": {"size": 16}, "showarrow": false, "text": "Comprehensive Health Risk Matrix", "x": 0.5, "xanchor": "center", "xref": "paper", "y": 0.44, "yanchor": "bottom", "yref": "paper"}, {"showarrow": false, "text": "High Risk Threshold", "x": 1, "xanchor": "right", "xref": "x domain", "y": 6, "yanchor": "top", "yref": "y"}, {"showarrow": false, "text": "Obesity Threshold", "x": 0, "xanchor": "left", "xref": "x3 domain", "y": 30, "yanchor": "bottom", "yref": "y3"}, {"showarrow": false, "text": "High Age Risk", "x": 75, "xanchor": "left", "xref": "x3", "y": 1, "yanchor": "top", "yref": "y3 domain"}], "height": 800, "margin": {"b": 10, "l": 10, "r": 100, "t": 100}, "paper_bgcolor": "rgba(250,250,250,0.95)", "plot_bgcolor": "rgba(255,255,255,0.9)", "shapes": [{"line": {"color": "red", "dash": "dash"}, "type": "line", "x0": 0, "x1": 1, "xref": "x domain", "y0": 6, "y1": 6, "yref": "y"}, {"line": {"color": "orange", "dash": "dash"}, "type": "line", "x0": 0, "x1": 1, "xref": "x3 domain", "y0": 30, "y1": 30, "yref": "y3"}, {"line": {"color": "blue", "dash": "dash"}, "type": "line", "x0": 75, "x1": 75, "xref": "x3", "y0": 0, "y1": 1, "yref": "y3 domain"}], "title": {"font": {"family": "Arial, sans-serif", "size": 18}, "text": "Comprehensive Risk Monitoring Dashboard<br><sub>Multi-dimensional Patient Risk Assessment</sub>", "x": 0.5}, "width": 1000, "xaxis": {"anchor": "y", "domain": [0, 0.45], "title": {"text": "MMSE Score"}}, "xaxis2": {"anchor": "y2", "domain": [0.55, 1], "title": {"text": "Risk Category"}}, "xaxis3": {"anchor": "y3", "domain": [0, 1], "title": {"text": "Patient Age"}}, "yaxis": {"anchor": "x", "domain": [0.56, 1], "title": {"text": "Risk Score"}}, "yaxis2": {"anchor": "x2", "domain": [0.56, 1], "title": {"text": "Patient Count"}}, "yaxis3": {"anchor": "x3", "domain": [0, 0.44], "title": {"text": "BMI"}}}}
